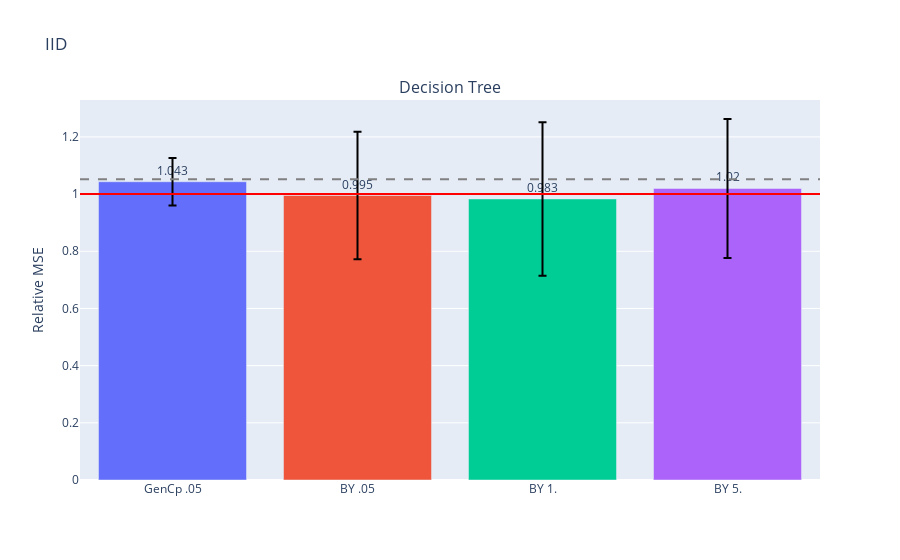

Here is the notebook cell this chart was saved with:
### Code cell
iid_fig = gen_model_barplots(
    iid_model_errs, 
    model_names, 
    est_names, 
    title="IID ",
    has_elev_err=True,
    err_bars=True,
)
iid_fig.show()

### Figure 1 — Plotly figure (JSON) as saved in the notebook; plotly's stock layout.template omitted (floating-point values rounded to 4 significant figures)
{"data": [{"error_y": {"array": [0.08271, 0.2234, 0.2684, 0.2429], "color": "black", "type": "data"}, "marker": {"color": ["#636EFA", "#EF553B", "#00CC96", "#AB63FA", "#FFA15A", "#19D3F3", "#FF6692", "#B6E880", "#FF97FF", "#FECB52"]}, "text": [1.043, 0.995, 0.983, 1.02], "textposition": "outside", "type": "bar", "x": ["GenCp .05", "BY .05", "BY 1.", "BY 5."], "xaxis": "x", "y": [1.043, 0.995, 0.983, 1.02], "yaxis": "y"}], "layout": {"annotations": [{"font": {"size": 16}, "showarrow": false, "text": "Decision Tree", "x": 0.5, "xanchor": "center", "xref": "paper", "y": 1, "yanchor": "bottom", "yref": "paper"}], "shapes": [{"line": {"color": "red"}, "type": "line", "x0": 0, "x1": 1, "xref": "x domain", "y0": 1, "y1": 1, "yref": "y"}, {"line": {"color": "grey", "dash": "dash"}, "type": "line", "x0": 0, "x1": 1, "xref": "x domain", "y0": 1.052, "y1": 1.052, "yref": "y"}], "showlegend": false, "title": {"text": "IID "}, "xaxis": {"anchor": "y", "domain": [0, 1]}, "yaxis": {"anchor": "x", "domain": [0, 1], "title": {"text": "Relative MSE"}}}}
